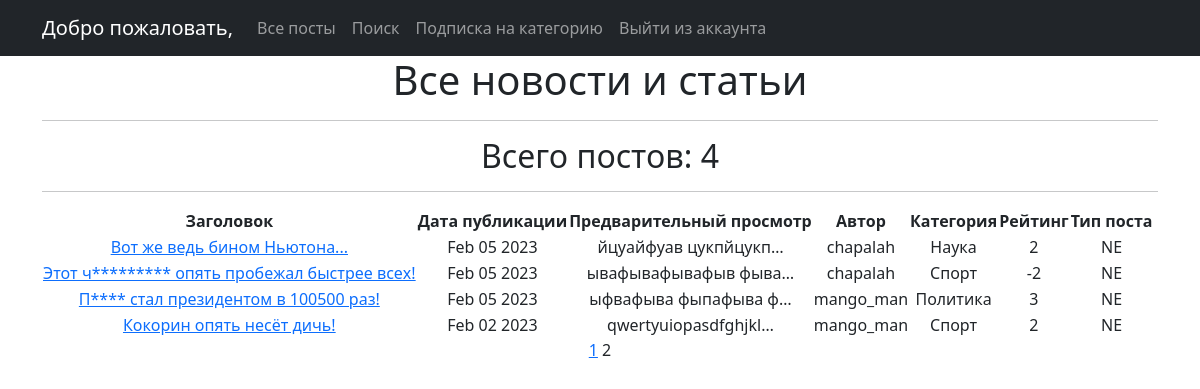
/posts/?page=2, run on an earlier commit of the app's database.
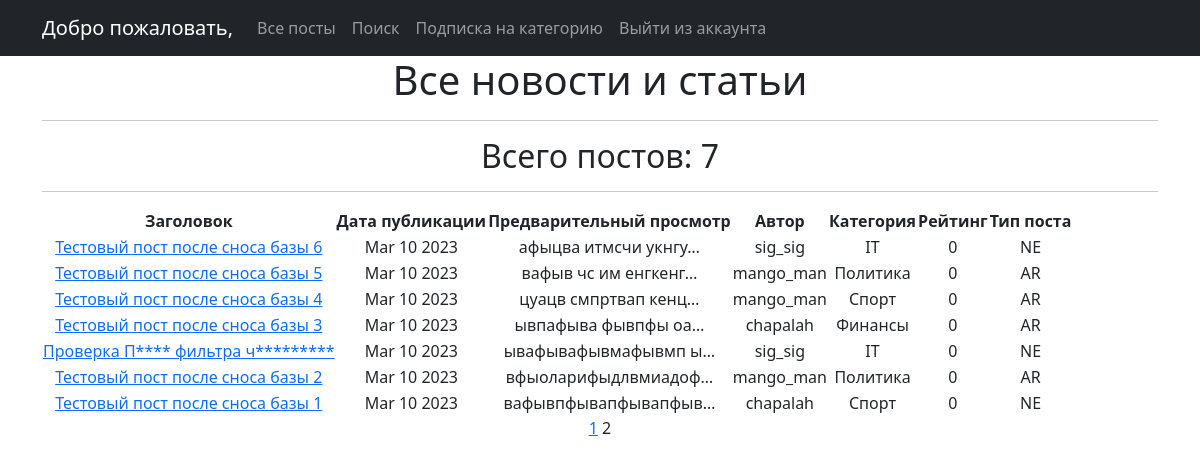
And on a later commit of the database.
### news/models.py (models this page shows, shortened)
class Post(models.Model):
    news = 'NE'
    article = 'AR'
    POSITIONS = [
        (news, 'Новость'),
        (article, 'Статья'),
    ]
    author_post = models.ForeignKey(Author, on_delete=models.CASCADE)
    type_choice = models.CharField(max_length=2, choices=POSITIONS, default=news)
    post_create_time = models.DateTimeField(auto_now_add=True)
    post_category = models.ManyToManyField(Category, through='PostCategory')
    post_header = models.CharField(max_length=128)
    post_text = models.TextField()
    post_rating = models.IntegerField(default=0)
    class Meta:
        verbose_name = 'Пост'
        verbose_name_plural = 'Посты'

class Author(models.Model):
    author = models.OneToOneField(User, on_delete=models.CASCADE, unique=True)
    author_rating = models.IntegerField(default=0)
    def __str__(self): #Метод для очеловечивания вывода из БД
        return '{}'.format(self.author.username) #Форматирование строк - защита от SQL инъекций
    class Meta:           #Класс для удобства админки
        verbose_name = 'Автор'
        verbose_name_plural = 'Авторы'

class Category(models.Model):
    category_name = models.CharField(max_length=64, unique=True)
    subscribers = models.ManyToManyField
    class Meta:
        verbose_name = 'Категория'
        verbose_name_plural = 'Категории'

### news/views.py (the view)
# urls.py: path('', PostsList.as_view(), name='posts_list'),
class PostsList(ListView):
    model = Post
    ordering = '-post_create_time'
    template_name = 'posts.html'
    context_object_name = 'posts'
    paginate_by = 10

### news/templatetags/custom_filters.py (called while the page is built)
@register.filter()
def censor(value):
    arg = ['путин', 'сука', 'черномазый', 'Путин', 'Сука', 'Черномазый']
    slova = value.split(' ')
    for censura in arg:
        for (index, slovo) in enumerate(slova):
            if slovo == censura:
                slova[index] = slovo[0] + ('*' * (len(slovo) - 1))
    return ' '.join(slova)

### templates/posts.html (shortened to what this page needs)
{% extends 'flatpages/default.html' %}
{% load custom_filters %}
{% load custom_tags %}
{% block content %}
   <h1>Все новости и статьи</h1>
   <hr>
   <h2>Всего постов: {{posts.filter.all|length}}</h2>
   <hr>
   {% if posts %}
       <table>
           <thead>
               <tr>
                   <th>Заголовок</th>
                   <th>Дата публикации</th>
                   <th>Предварительный просмотр</th>
                   <th>Автор</th>
                   <th>Категория</th>
                   <th>Рейтинг</th>
                   <th>Тип поста</th>
               </tr>
           </thead>
           {% for post in posts %}
           <tr>
               <td>
                   <a href="{% url 'post_detail' post.id %}"> {{ post.post_header|censor }}</a>
               </td>
               <td>{{ post.post_create_time|date:'M d Y' }}</td>
               <td>{{ post.post_text|truncatechars:20|censor }}</td>
               <td>{{ post.author_post }}</td>
               <td>{{ post.post_category.get.category_name }}</td>
               <td>{{ post.post_rating }}</td>
               <td>{{ post.type_choice }}</td>
           </tr>
           {% endfor %}
       </table>
   {% else %}
       <h1>Авторы пока не потрудились написать ни одного поста!</h1>
   {% endif %}
   {% if page_obj.has_previous %}
       <a href="?page=1">1</a>
   {% endif %}
   {{ page_obj.number }}
{% endblock content %}

What changed in the data, as far as the page shows it:
removed Post: post_header|censor "Вот же ведь бином Ньютона...", post_create_time "Feb 05 2023", post_text|censor "йцуайфуав цукпйцукп…", author_post "chapalah", post_category.get.category_name "Наука", post_rating "2", type_choice "NE"
removed Post: post_header|censor "Этот ч********* опять пробежал быстрее всех!", post_create_time "Feb 05 2023", post_text|censor "ывафывафывафыв фыва…", author_post "chapalah", post_category.get.category_name "Спорт", post_rating "-2", type_choice "NE"
removed Post: post_header|censor "П**** стал президентом в 100500 раз!", post_create_time "Feb 05 2023", post_text|censor "ыфвафыва фыпафыва ф…", author_post "mango_man", post_category.get.category_name "Политика", post_rating "3", type_choice "NE"
removed Post: post_header|censor "Кокорин опять несёт дичь!", post_create_time "Feb 02 2023", post_text|censor "qwertyuiopasdfghjkl…", author_post "mango_man", post_category.get.category_name "Спорт", post_rating "2", type_choice "NE"
now on this page (row edited): Post: post_header|censor "Тестовый пост после сноса базы 6", post_create_time "Mar 10 2023", post_text|censor "афыцва итмсчи укнгу…", author_post "sig_sig", post_category.get.category_name "IT", post_rating "0", type_choice "NE"
now on this page (row edited): Post: post_header|censor "Тестовый пост после сноса базы 5", post_create_time "Mar 10 2023", post_text|censor "вафыв чс им енгкенг…", author_post "mango_man", post_category.get.category_name "Политика", post_rating "0", type_choice "AR"
now on this page (row edited): Post: post_header|censor "Тестовый пост после сноса базы 4", post_create_time "Mar 10 2023", post_text|censor "цуацв смпртвап кенц…", author_post "mango_man", post_category.get.category_name "Спорт", post_rating "0", type_choice "AR"
added Post: post_header|censor "Тестовый пост после сноса базы 3", post_create_time "Mar 10 2023", post_text|censor "ывпафыва фывпфы оа…", author_post "chapalah", post_category.get.category_name "Финансы", post_rating "0", type_choice "AR"
added Post: post_header|censor "Проверка П**** фильтра ч*********", post_create_time "Mar 10 2023", post_text|censor "ывафывафывмафывмп ы…", author_post "sig_sig", post_category.get.category_name "IT", post_rating "0", type_choice "NE"
added Post: post_header|censor "Тестовый пост после сноса базы 2", post_create_time "Mar 10 2023", post_text|censor "вфыоларифыдлвмиадоф…", author_post "mango_man", post_category.get.category_name "Политика", post_rating "0", type_choice "AR"
added Post: post_header|censor "Тестовый пост после сноса базы 1", post_create_time "Mar 10 2023", post_text|censor "вафывпфывапфывапфыв…", author_post "chapalah", post_category.get.category_name "Спорт", post_rating "0", type_choice "NE"
Also different on the page:
{{ posts.filter.all|length }}: "4" → "7"
